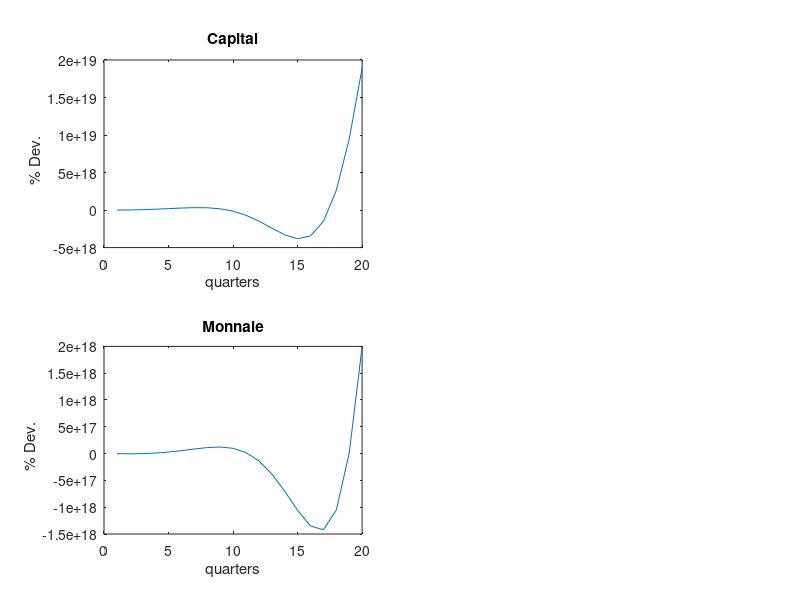
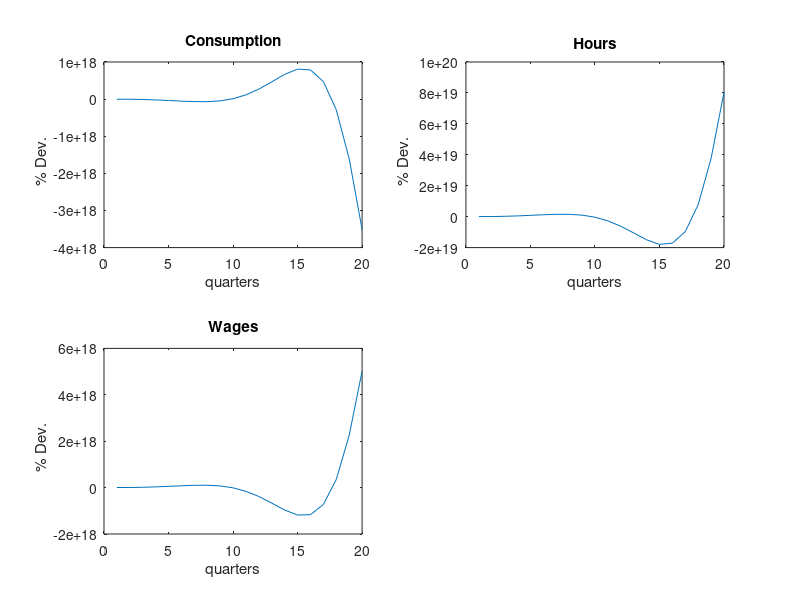
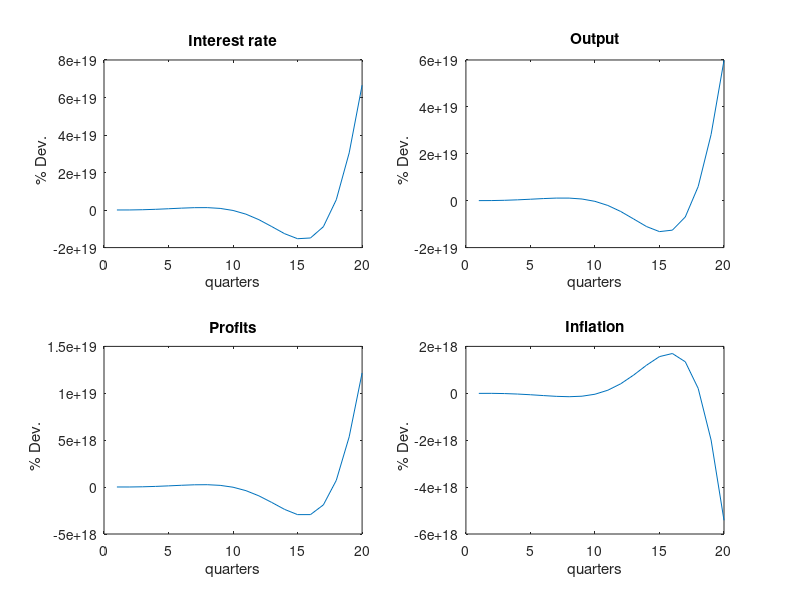

Write MATLAB code to recreate these figures, in order.
clear   
close all

%%%%%%%%%%%%%%%%%%%%%%%%%%%%%%%%%%%%%%%%%%%%%%%%%%%%%%%%%%%%%%%
%		The business cycle, J.-O. Hairault, F. Portier 	%
%%%%%%%%%%%%%%%%%%%%%%%%%%%%%%%%%%%%%%%%%%%%%%%%%%%%%%%%%%%%%%%

%%%%%%%%%%%%%%%%%%%%%%%%%%%%%%%%%%%%%%%%%%%%%%%%%%%%%%%%%%%%%%%
%%%%%%%%%%%%%%%%%%%%%%%  Choix du Pays %%%%%%%%%%%%%%%%%%%%%%%%
%%%%%%%%%%%%%%%%%%%%%%%%%%%%%%%%%%%%%%%%%%%%%%%%%%%%%%%%%%%%%%%

cntrymap = containers.Map([1,2],{'France','USA'}); % Map the selected number with country name (To display country name later)
prompt= 'Type the number of the country you want to simulate and press Enter: \n 1:France[default] \n 2:USA \n'; % Ask the user to choose a country

% Stock the selected country and check that the user has entered a legit value :
cntryid = input(prompt);
if isempty(cntryid) % test if empty
    cntryid = 1;
elseif cntryid==1 || cntryid==2 % test if != 1 or 2
else
    cntryid = 1;
end
country = cntrymap(cntryid); % Stock the country name
fprintf('The model will be simulated for %s\n ',country);


%%%%%%%%%%%%%%%%%%%%%%%%%%%%%%%%
%%Calibration and steady state%%
%%%%%%%%%%%%%%%%%%%%%%%%%%%%%%%%

C_us = num2cell([ 0.95 ; 0.95 ; 0.009  ; 0.008  ;  1.014 ; 0.377 ; 0.009   ; 0.2  ; 0.3   ;  0.025 ; - 1/3 ; 1/9 ; 0.197 ; 0.1  ; 1 ; 0.01  ; 0.988; 0]);
C_fr = num2cell([ 0.98 ; 0.99 ;  0.009 ; 0.0058 ; 1.028  ;  0.50 ; 0.0098  ; 0.2  ; 0.335 ; 0.0125 ; - 1/3 ; 1/9 ; 0.225 ; 0.25 ; 1 ; 0.007 ; 0.988; 0]);

if cntryid == 1 
	calib = [C_fr];
else
	calib = [C_us]; 
end	

% Declare variables
[rho_an rho_ap epsilon_an epsilon_ap g_barre rho_g epsilon_g H alpha delta a sigma gamma MPY phi MC beta zeta] = calib{:};


rho_a = rho_an; % We suppose this for the moment. We should let the user decide.
A_barre = 0.2;
P = 0.3; 

z = (1/beta) - 1 + delta; 

KY = (alpha / (1 + gamma )) * (1/z) ; 
CY = 1 - delta * KY  ; 
YH = (A_barre)^(1/(1-sigma)) * KY^(alpha/(1-alpha)) * H ;

Y = YH * H;
C = CY* Y ;
K = KY * Y ; 

w = ((1-alpha)/ (1+gamma))* YH ;
gamma_2 = - (1- g_barre * (1+z - delta)) * (MPY * (1/CY))^(1/sigma) ;


vP = gamma / (1 + gamma) ; 
v = vP * P ;
mu = gamma;

MP = MPY * Y ;

% Change in variables
Avar = (1- sigma * ( a - 1)) / sigma;
Bvar = (1 - g_barre * (1 - z - delta ))* MP/C;
Cvar = (1 - sigma * ( a - 1))/ (sigma * (C^((sigma-1)/sigma) + gamma_2*(MP^((sigma-1)/sigma))));
Dvar = (g_barre / beta ) - 1;
Evar = (K*(delta - z) - w * H + C)^(-1);


%%%%%%%%%%%% Display parameters value %%%%%%%%%%%%

disp(' ');
param1=[alpha beta delta H rho_ap rho_g gamma sigma];
param2=[Y     C     K     w   v   z   MP ];
disp('    alpha     beta  	delta 	   H   	   rho_a    rhog     gamma      sigma'); 
disp(' ');
disp(param1);
disp(' ');
disp('    Y         C   	K  	  w         v  	      z	       MP ');
disp(param2);



%%%%%%%%%%%%%%%%%%%%%%%%%%%%%%%%%%%%%%%%%%%%%%%%%%%%%%%%%%%%%%%
%%		   	Linearized Model in Matrix Form 				 %%
%%%%%%%%%%%%%%%%%%%%%%%%%%%%%%%%%%%%%%%%%%%%%%%%%%%%%%%%%%%%%%%


M1=zeros(7,7); 
M2=zeros(7,5);
M3=zeros(7,2);


M4I = zeros(5,5);
M4L = zeros(5,5);
M5I = zeros(5,7); 
M5L = zeros(5,7); 
M6I = zeros(5,2);
M6L = zeros(5,2);


%%%%%%%%%%%% STATIC EQUATIONS %%%%%%%%%%%%

% Equation 23
M1(1,1) = (Avar/(1-Bvar)) - 1/sigma;
M1(1,7) = (Avar*Bvar)/(1-Bvar);

M2(1,2) = (Avar*Bvar)/(1-Bvar);
M2(1,5) = 1;

% Equation 24
M1(2,2) = (zeta * H)/(1-H);
M1(2,3) = 1;

M2(2,5) = -1;

%%% Choose between 25 and 40 %%%%

    % Equation 25
    M1(3,1) = -(Dvar*Cvar*C^((sigma-1)/sigma));
    M1(3,4) = g_barre*z;
    M1(3,7) = (Dvar*((sigma-1)/sigma) + 1 - Cvar);

    M2(3,2) = (-1/sigma)*Dvar + Cvar;
    M2(3,5) = -Dvar;

    % Equation 40
    %M1(3,7) = 1;

    %M2(3,:) = [0 1 -1 0 0];

    %M3(3,2) = -1;


% Equation 30
M1(4,:) = [0 -1 -1 0 1 0 0];

M2(4,4) = mu/(1+ mu);

% Equation 31
M1(5,:) = [0 0 0 -1 1 0 0];

M2(5,1) = 1;
M2(5,4) = mu/(1+mu);

% Equation 34
M1(6,2) = alpha - 1;
M1(6,5) = 1;

M2(6,1) = alpha;

M3(6,1) = 1;

% Equation 35
M1(7,2) = H*w;
M1(7,3) = H*w;
M1(7,4) = z*K;
M1(7,5) = -Y;
M1(7,6) = -w*H - z*K;

M2(7,1) = -z*K;

%%%%%%%%%%%% DYNAMICS EQUATIONS %%%%%%%%%%%%

% Equation 2 (Technology process)
%M6I(6,1) = 1;
%M6L(6,1) = -rho_a;

% Equation 8 (Money growth process)
%M6I(7,2) = 1;
%M6L(7,2) = -rho_g;

% Equation 26
M4I(1,5) = 1;
M4L(1,5) = -1;

M5I(1,4) = -(1-beta*(1-delta));

% Equation 27
M4I(2,1) = Evar * K;
M4L(2,1) = Evar*K*(delta-1-z);

M5L(2,:) = [-Evar Evar*w*H Evar*w*H Evar*z*K 0 1 0];

% Equation 32
M4L(3,4) = Y/(1+mu);

M5I(3,7) = phi*beta*g_barre^3;
M5L(3,7) = -phi*g_barre^2;

% Equation 40
M4I(4,2) = 1;
M4L(4,3) = -1;

M5I(4,7) = 0;
M6I(4,2) = 0;


%%% Choose between Magic40 and Syrian25 %%%

    % Equation 40 bis magique
    M4I(5,3) = -1;
    M4L(5,3) = 1;

    M5I(5,7) = 1;
    M6I(5,2) = -1;

    % Equation 25 la migrante
    %M5I(5,1) = -(Dvar*Cvar*C^((sigma-1)/sigma));
    %M5I(5,4) = g_barre*z;
    %M5I(5,7) = (Dvar*((sigma-1)/sigma) + 1 - Cvar);

    %M4I(5,2) = (-1/sigma)*Dvar + Cvar;
    %M4I(5,5) = -Dvar;


%%%%%%%%%%%%%%%%%%%%%%%%%%%%%%%%%%%%%%%%%%%%%%%%%%%%%%%%%%%%%%%
%%                      	Reduced Form            	      %
%%%%%%%%%%%%%%%%%%%%%%%%%%%%%%%%%%%%%%%%%%%%%%%%%%%%%%%%%%%%%%%
M40 = M4I - M5I*inv(M1)*M2;
M41 = M4L - M5L*inv(M1)*M2;

M50 = M6I + M5I*inv(M1)*M3;
M51 = M6L + M5L*inv(M1)*M3;

% Matrices of equation A45 in KP&R :
W = -inv(M40)*M41;
R = inv(M40)*M50;
Q = inv(M40)*M51;


%%%%%%%%%%%%%%%%%%%%%%%%%%%%%%%%%%%%%%%%%%%%%%%%%%%%%%%%%%%%%%%
%%                      	Eigenvalues            			  %
%%%%%%%%%%%%%%%%%%%%%%%%%%%%%%%%%%%%%%%%%%%%%%%%%%%%%%%%%%%%%%%
[P,D]=eigs(W); % eigs() function gives eigenvalues in increasing order
EIG = eigs(W);

UR = numel(EIG(abs(EIG)==1));
back = numel(EIG(abs(EIG)<1));

if UR ~= 0,
    disp('Unit Root !')
else
    disp('No unit root :) ')
end

disp('Backward variables ')
disp(back)
disp('Forward variables  ')
disp(numel(EIG)-(back + UR))
pause

disp('Eigenvalues:')
disp(EIG);

%%%%%%%%%%%%%%%%%%%%%%%%%%%%%%%%%%%%%%%%%%%%%%%%%%%%%%%%%%%%%%%
%%                     	Saddle Path                			  %
%%%%%%%%%%%%%%%%%%%%%%%%%%%%%%%%%%%%%%%%%%%%%%%%%%%%%%%%%%%%%%%

P1 = inv(P);

RHO = [rho_a 0 ; 0 rho_g];

% We decompose P1 into 3 matrices in order to decompose predetermined and jump
% variables and we'll get P1 = [Pss Psa ; Pas Paa]
Pss = P1(1:2,1:2);
Psa = P1(1:2,3:5);
Pas = P1(3:5,1:2);
Paa = P1(3:5,3:5);

% We split W into 2 systems of equation, W1 that depends on predetermined
% and W2 that depends on jump such that W = [W1;W2]

W1 = W(1:2,:);
W2 = W(3:5,:);

% We split W1 into the matrix that multiply s and the one that multiply a:

W11 = W1(:,1:2);
W12 = W1(:,3:5);

% Then we have the new system for s_t+1

PIs = W11 - W12*inv(Paa)*Pas;

% SADDLE PATH
mu_m = EIG(3);
mu_mu = EIG(4);
mu_l = EIG(5);
% CL

C = P1*R*RHO+P1*Q;
C = C(3:5,:);

CL = [ -C(2,1)*1/(mu_m * rho_a)  -C(1,2)*1/(mu_m * rho_g);
       -C(2,1)*1/(mu_mu * rho_a) -C(2,2)*1/(mu_mu * rho_g);
       -C(3,1)*1/(mu_l * rho_a)  -C(3,2)*1/(mu_l * rho_g)];

% Computation of PIa

PIa = W12*inv(Paa)*CL+R(1:2,:)*RHO+Q(1:2,:);

M = real([PIs PIa ; zeros(2) RHO]);


%% PI matrix:

V = -inv(Paa)*Pas;
U = inv(Paa)*CL;

mu = [V(2,1:2) U(2,1:2)];
lambda = [V(3,1:2) U(3,1:2)];

% last 2 lines of PI
PID = zeros(9,4);
PID(8,:) = mu;
PID(9,:) = lambda;

X = inv(M1)*M2;
Y = inv(M1)*M3;
Z = X(:,3:5)*inv(Paa);

G1 = X(:,1)-Z(:,1);
G2 = X(:,2)-Z(:,2);
G3 = X(:,3:5)*inv(Paa)*CL+Y;

PID(1:7,:) = [G1 G2 G3];
PID = real(PID);

%%%%%%%%%%%%%%%%%%%%%%%%%%%%%%%%%%%%%%%%%%
%% IRF
%%%%%%%%%%%%%%%%%%%%%%%%%%%%%%%%%%%%%%%%%%
%M = [0.87 0.12 0.14 0.16; 0.36 0.05 0.47 -0.35; 0 0 rho_a 0; 0 0 0 rho_g];
%PID = [0.33 0.05 0.5 0.04; -1.03 1.21 0.47 1.55;0.44 0.06 0.67 0.08;-1.59 1.27 1.14 1.63;-0.42 0.85 1.331 0.09;0.45 -1.3 2.29 -1.69;1.05 -2.57 1.14 -3.32;-0.44 -0.06 -0.67 -0.08;-0.36 0.95 -0.47 1.35];
       
periods = 20;

shock = [0 ; 0 ; 0 ; 1];

for i=1:periods;
    RC=(M^(i-1))*shock;
    RCK(i)=RC(1);
    RCM(i)=RC(2);
    RCA(i)=RC(3);
    RCG(i)=RC(4);
end;

for i=1:periods;
RC=(PID*M^(i-1))*shock;
 RCC(i)=RC(1);
 RCH(i)=RC(2);
 RCW(i)=RC(3);
 RCZ(i)=RC(4);
 RCY(i)=RC(5);
 RCP(i)=RC(6);
 RCF(i)=RC(7);
end;

figure
subplot(221),plot(RCK(1:periods))
title('Capital')
xlabel('quarters')
ylabel('% Dev.   ')

subplot(223),plot(RCM(1:periods))
title('Monnaie')
xlabel('quarters')
ylabel('% Dev.   ');

figure
subplot(221),plot(RCC(1:periods))
title('Consumption')
xlabel('quarters')
ylabel('% Dev.   ')

subplot(222),plot(RCH(1:periods))
title('Hours')
xlabel('quarters')
ylabel('% Dev.   ')

subplot(223),plot(RCW(1:periods))
title('Wages')
xlabel('quarters')
ylabel('% Dev.   ');


figure
subplot(221),plot(RCZ(1:periods))
title('Interest rate')
xlabel('quarters')
ylabel('% Dev.   ')

subplot(222),plot(RCY(1:periods))
title('Output')
xlabel('quarters')
ylabel('% Dev.   ')

subplot(223),plot(RCP(1:periods))
title('Profits')
xlabel('quarters')
ylabel('% Dev.   ')

subplot(224),plot(RCF(1:periods))
title('Inflation')
xlabel('quarters')
ylabel('% Dev.   ')

